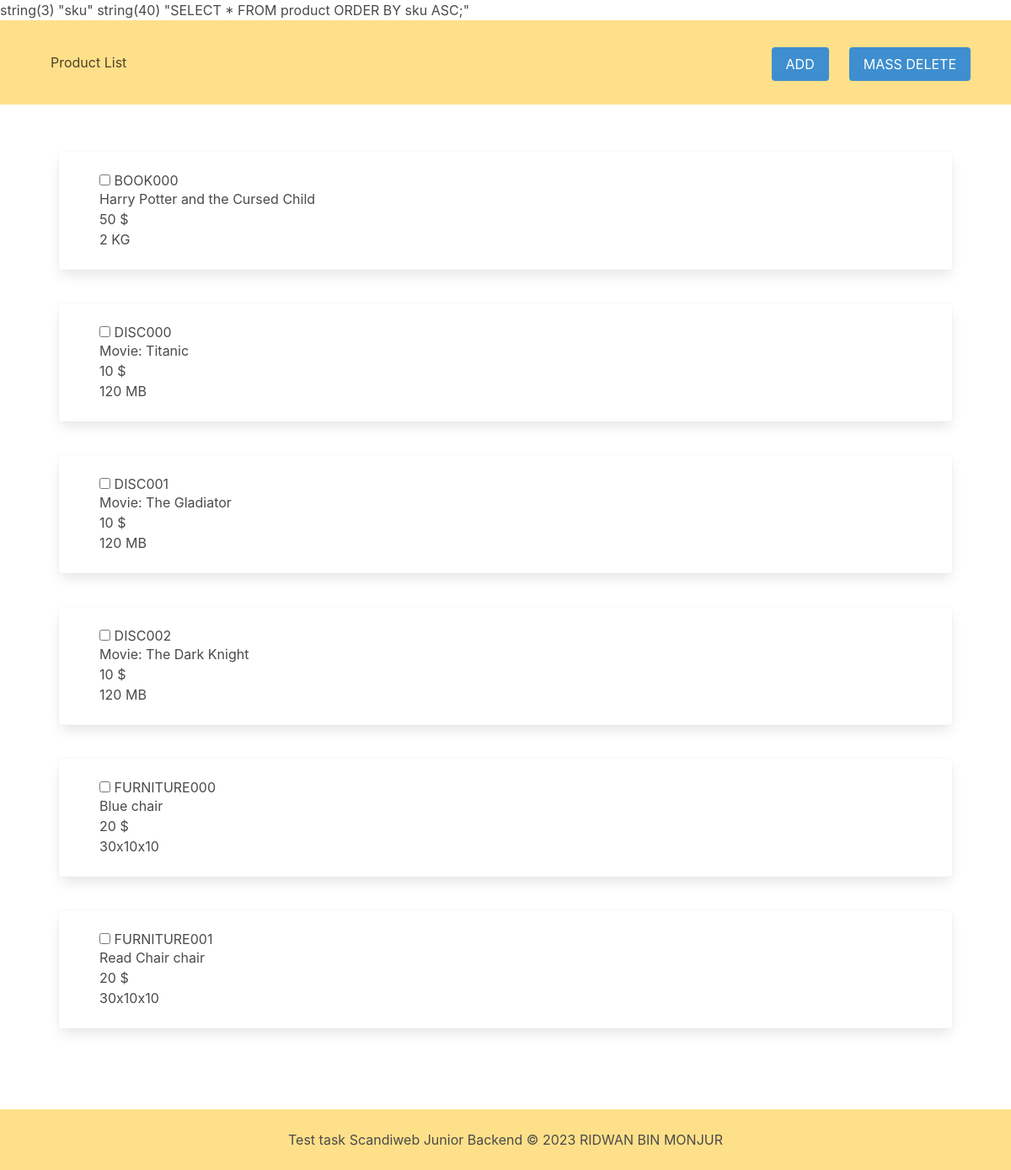
Before: / with the older database file.
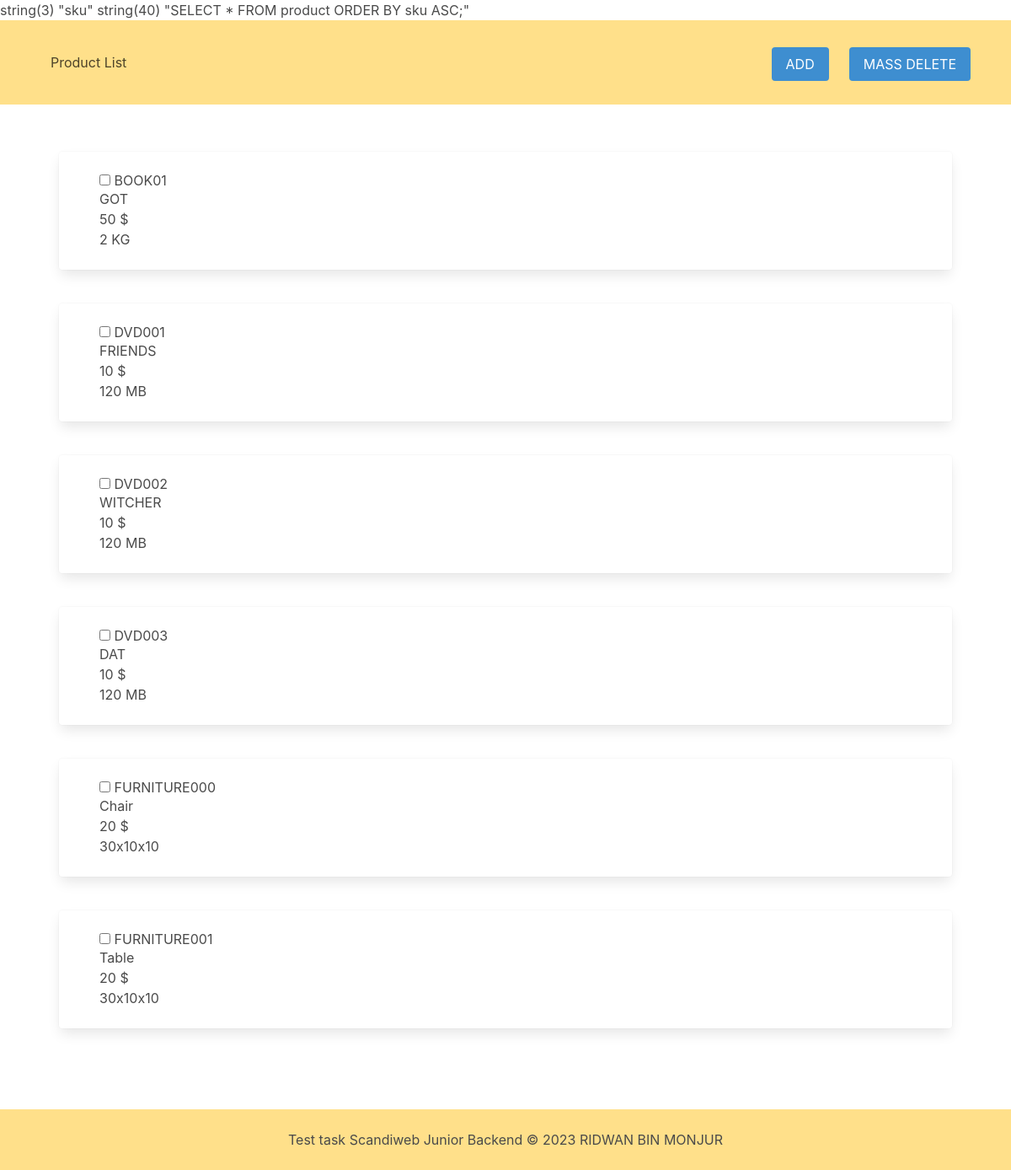
After: the same page with the newer database file.
### tables this page shows
CREATE TABLE `product` (
  `sku` varchar(255) NOT NULL,
  `name` varchar(255) NOT NULL,
  `price` float NOT NULL,
  `type` varchar(25) NOT NULL,
  `attribute` varchar(25) NOT NULL
);

### core/utility/getPattern.php (called while the page is built, shortened)
<?php
if (!function_exists('getBaseUrl')):
    function getBaseUrl()
    {
        $cwd = getcwd();
        $strPos = strrpos($cwd, "/htdocs/");
        $length = 8;
        $xamppDirName = substr($cwd, $strPos + $length);
        $isLocalHost = $_ENV["localhostXampp"] == "true";
        $CurPageURL =  ($isLocalHost) ? getProtocol() . $_SERVER['HTTP_HOST'] . "/"  .$xamppDirName : getProtocol() . $_SERVER['HTTP_HOST'] ;
        return $CurPageURL;
    }
endif;
function getProtocol()
{
    $protocol = ((!empty($_SERVER['HTTPS']) && $_SERVER['HTTPS'] != 'off') || $_SERVER['SERVER_PORT'] == 443) ? "https://" : "http://";
    return $protocol;
}
if (!function_exists('compareTwoUrls')):
    function compareTwoUrls($route, $routeTemplate)
    {
        $route = rtrim($route, "/");
        $routeTemplate = rtrim($routeTemplate, "/");
        $_SAMPLE_ROUTE = "http://google.org";
        $route = $_SAMPLE_ROUTE . $route;
        $routeTemplate = $_SAMPLE_ROUTE . $routeTemplate;
        $posAsterisk = strpos($routeTemplate, '*');
        $routeParsed = parse_url($route);
        $routeTemplateParsed = parse_url($routeTemplate);
        $routeUrlPathLists = array_key_exists("path", $routeParsed) ? explode("/", $routeParsed["path"]) : [];
        $routeTemplatePathLists = array_key_exists("path", $routeTemplateParsed) ? explode("/", $routeTemplateParsed["path"]) : [];
        $isSameNumberOfPathLists = sizeof($routeUrlPathLists) === sizeof($routeTemplatePathLists);
        $urlParams = [];
        if ($isSameNumberOfPathLists):
            return array("urlParams" => $urlParams, "matches" => true);
        else:
            return array("urlParams" => null, "matches" => false);
        endif;
    }
endif;

### core/framework/Controller.php (called while the page is built, shortened)
<?php
class Controller
{
    public function view($view, $data = "")
    {
        require("app/views/$view");
    }
}

### app/controllers/ProductController.php (called while the page is built, shortened)
<?php
class ProductController extends Controller
{
    static public function index()
    {
        $data = Product::find(["orderBy" => "sku"]);
        (new self)->view("home/index.php", $data);
    }
}

### app/routes/routes.php (called while the page is built, shortened)
<?php
require_once  realpath(".") . '/app/' . 'controllers/ProductController.php';
$router = new Router();
try{
    $router->get('/', 'ProductController@index');
}
catch (\Exception $e){
    die ('Message: ' .$e->getMessage());
}

### index.php (called while the page is built, shortened)
<?php
require_once 'app/models/Product.php';
require_once 'app/routes/routes.php';

### core/framework/Orm.php (called while the page is built, shortened)
<?php
class Orm
{
    static protected $db;
    static protected $table;
    static protected $class;
    public static function init()
    {
        $host = $_ENV['HOST'];
        $db = $_ENV['DB'];
        $user = $_ENV['USER'];
        $password = $_ENV['PASSWORD'];
        $dsn = "mysql:host=$host;dbname=$db;charset=UTF8";
        try {
            $options = [PDO::ATTR_ERRMODE => PDO::ERRMODE_EXCEPTION];
            self::$db = new PDO($dsn, $user, $password, $options);
        } catch (PDOException $error) {
            die($error->getMessage());
        }
    }
    public function __construct($table, $class = "")
    {
        self::$table = $table;
        self::$class = ucfirst($class);
    }
    public static function find($params = [])
    {
        $table = self::$table;
        if (empty($params) && array_key_exists("orderBy", $params)) {
            $sql = "SELECT * FROM  $table;";
        } else  {
            $orderBy = $params['orderBy'];
            $sql = "SELECT * FROM  $table ORDER BY $orderBy ASC;";
            var_dump($orderBy, $sql);
        }
        try {
            $stmt = self::$db->prepare($sql);
            $stmt->setFetchMode(PDO::FETCH_CLASS | PDO::FETCH_PROPS_LATE, self::$class);
            $stmt->execute();
            $results = $stmt->fetchAll();
            return $results;
        } catch (PDOException $error) {
            die($error->getMessage());
        }
    }
}

### app/models/Product.php (called while the page is built, shortened)
<?php
abstract class Product extends Model
{
    protected $name;
    protected $price;
    protected $sku;
    protected $attribute;
    public function getName()
    {
        return $this->name;
    }
    public function getPrice()
    {
        return $this->price;
    }
    public function getSku()
    {
        return $this->sku;
    }
    public function getAttribute()
    {
        return $this->attribute;
    }
}

### app/views/home/index.php (the view, shortened to what this page needs)
<?php require_once(dirname(__FILE__) . "/../layouts/header.php"); ?>
<body>
    <nav class="navbar is-warning py-5">
        <div class="navbar-brand px-5 mx-5">
            <a class="navbar-item" href="<?= getBaseUrl() ?>">
                Product List
            </a>
        </div>
        <div id="navMenubd-example" class="navbar-menu mx-5 mt-2 px-5 has-background-warning is-shadowless">
            <div class="navbar-end">
                <button onclick="window.location.href='<?php echo $_SERVER['REQUEST_URI']; ?>addProduct'" type="button"
                    class="button are-large is-info mx-5">ADD
                </button>
                <button type="submit" id="delete-product-btn" type="submit" form="delete_form"
                    class="button are-large is-info is-hidden-touch">MASS DELETE
                </button>
            </div>
        </div>
    </nav>
    <main id="body">
        <div>
            <form id="delete_form" action="<?php echo $_SERVER['REQUEST_URI']; ?>" method="POST" class="py-5 mx-5"
                onsubmit="deleteForm(event);">
                <div class="row py-5 px-5">
                    <?php foreach ($data as $index => $product): ?>
                        <div class="col-12-sm col-4 is-one-quarter-widescreen">
                            <div class="card px-5 mb-5">
                                <div class="card-content">
                                    <label class="checkbox">
                                        <input type="checkbox" name="sku[]" value="<?= $product->getSku() ?>"
                                            class="delete-checkbox">
                                        <span>
                                            <?= $product->getSku() ?>
                                        </span>
                                    </label>
                                    <div class="">
                                        <p class="">
                                            <?= $product->getName() ?>
                                        </p>
                                        <p class="">
                                            <?= $product->getPrice() ?> $
                                        </p>
                                        <p class="">
                                            <?= $product->getAttribute() ?>
                                    </div>
                                </div>
                            </div>
                        </div>
                    <?php endforeach; ?>
                </div>
            </form>
        </div>
    </main>
    <?php require_once(dirname(__FILE__) . "/../layouts/footer.php"); ?>

### core/framework/Router.php (shortened to what this page needs)
<?php
class Router
{
    private $found;
    public function __construct()
    {
        $this->found = false;
    }
    public function get($routeName, $controllerName)
    {
        if ($this->found)
            return;
        if ($_SERVER['REQUEST_METHOD'] === 'GET'):
            $this->callController($routeName, $controllerName);
        endif;
    }
    public function callController($routeName, $controllerName)
    {
        $request = $_SERVER['REQUEST_URI'];
        $request = str_replace('/scandiweb-test', '', $request);
        $comparison = compareTwoUrls($request, $routeName);
        $matches = $comparison["matches"];
        if ($matches) {
            $this->found = true;
            $arr = explode('@', $controllerName);
            call_user_func($arr, $controllerName);
        }
    }
}

### app/views/layouts/header.php (shortened to what this page needs)
<!DOCTYPE html>
<html lang="en">
<head>
    <link rel="stylesheet" href="assets/css/bulma.min.css">
    <link rel="stylesheet" href="assets/css/main.css">
    <link rel="stylesheet" href="assets/css/grid.min.css">
</head>

### app/views/layouts/footer.php (shortened to what this page needs)
<footer class="footer py-5 has-background-warning">
    <div class="content has-text-centered">
        Test task Scandiweb Junior Backend © 2023 RIDWAN BIN MONJUR
    </div>
</footer>
</body>

### assets/css/main.css (style rules this page uses)
body { display: flex; min-height: 100vh; flex-direction: column; }
main { flex: 1 0 auto; }

Changed rows visible on the page:
removed product: sku "BOOK000", name "Harry Potter and the Cursed Child", price "50", attribute "2 KG"
removed product: sku "DISC000", name "Movie: Titanic", price "10", attribute "120 MB"
removed product: sku "DISC001", name "Movie: The Gladiator", price "10", attribute "120 MB"
removed product: sku "DISC002", name "Movie: The Dark Knight", price "10", attribute "120 MB"
added product: sku "BOOK01", name "GOT", price "50", attribute "2 KG"
added product: sku "DVD001", name "FRIENDS", price "10", attribute "120 MB"
added product: sku "DVD002", name "WITCHER", price "10", attribute "120 MB"
added product: sku "DVD003", name "DAT", price "10", attribute "120 MB"
changed product "FURNITURE000": name "Blue chair" → "Chair"
changed product "FURNITURE001": name "Read Chair chair" → "Table"
